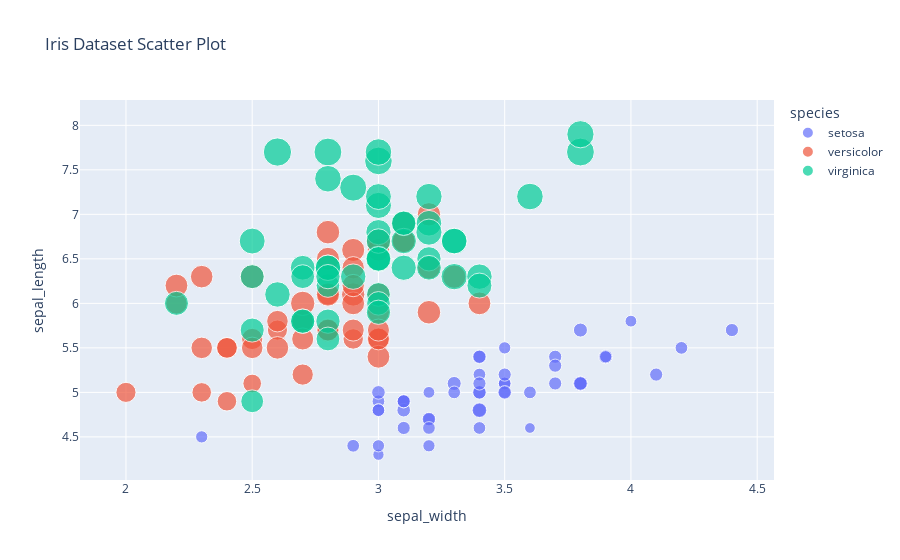

Source (notebook cell):
### Markdown cell above
#### &#9989; **Question 2.3 (6 points)**: Using plotly, create a figure that visualizes your data (or at least some parts of your data). Make sure there are appropriate labels like title, x-axis, and y-axis, etc.

### Code cell
# Put your code here  
# fig=px.scatter(my_plotly_data)
import plotly.express as px

# Load a Plotly dataset (e.g., iris dataset)
df = px.data.iris()

# Create scatter plot
fig = px.scatter(df, x="sepal_width", y="sepal_length", color="species",
                 size="petal_length", hover_data=["petal_width"],
                 title="Iris Dataset Scatter Plot")

# Show plot
fig.show()


#CHATGPT 
# how to create a scatter plot from a plotly dataset
#i ddjusted the variables to align with my selected dataset

### Figure 1 — Plotly figure (JSON) as saved in the notebook; plotly's stock layout.template omitted (floating-point values rounded to 4 significant figures)
{"data": [{"customdata": [[0.2], [0.2], [0.2], [0.2], [0.2], [0.4], [0.3], [0.2], [0.2], [0.1], [0.2], [0.2], [0.1], [0.1], [0.2], [0.4], [0.4], [0.3], [0.3], [0.3], [0.2], [0.4], [0.2], [0.5], [0.2], [0.2], [0.4], [0.2], [0.2], [0.2], [0.2], [0.4], [0.1], [0.2], [0.1], [0.2], [0.2], [0.1], [0.2], [0.2], [0.3], [0.3], [0.2], [0.6], [0.4], [0.3], [0.2], [0.2], [0.2], [0.2]], "hovertemplate": "species=setosa<br>sepal_width=%{x}<br>sepal_length=%{y}<br>petal_length=%{marker.size}<br>petal_width=%{customdata[0]}<extra></extra>", "legendgroup": "setosa", "marker": {"color": "#636efa", "size": [1.4, 1.4, 1.3, 1.5, 1.4, 1.7, 1.4, 1.5, 1.4, 1.5, 1.5, 1.6, 1.4, 1.1, 1.2, 1.5, 1.3, 1.4, 1.7, 1.5, 1.7, 1.5, 1, 1.7, 1.9, 1.6, 1.6, 1.5, 1.4, 1.6, 1.6, 1.5, 1.5, 1.4, 1.5, 1.2, 1.3, 1.5, 1.3, 1.5, 1.3, 1.3, 1.3, 1.6, 1.9, 1.4, 1.6, 1.4, 1.5, 1.4], "sizemode": "area", "sizeref": 0.01725, "symbol": "circle"}, "mode": "markers", "name": "setosa", "orientation": "v", "showlegend": true, "type": "scatter", "x": [3.5, 3, 3.2, 3.1, 3.6, 3.9, 3.4, 3.4, 2.9, 3.1, 3.7, 3.4, 3, 3, 4, 4.4, 3.9, 3.5, 3.8, 3.8, 3.4, 3.7, 3.6, 3.3, 3.4, 3, 3.4, 3.5, 3.4, 3.2, 3.1, 3.4, 4.1, 4.2, 3.1, 3.2, 3.5, 3.1, 3, 3.4, 3.5, 2.3, 3.2, 3.5, 3.8, 3, 3.8, 3.2, 3.7, 3.3], "xaxis": "x", "y": [5.1, 4.9, 4.7, 4.6, 5, 5.4, 4.6, 5, 4.4, 4.9, 5.4, 4.8, 4.8, 4.3, 5.8, 5.7, 5.4, 5.1, 5.7, 5.1, 5.4, 5.1, 4.6, 5.1, 4.8, 5, 5, 5.2, 5.2, 4.7, 4.8, 5.4, 5.2, 5.5, 4.9, 5, 5.5, 4.9, 4.4, 5.1, 5, 4.5, 4.4, 5, 5.1, 4.8, 5.1, 4.6, 5.3, 5], "yaxis": "y"}, {"customdata": [[1.4], [1.5], [1.5], [1.3], [1.5], [1.3], [1.6], [1], [1.3], [1.4], [1], [1.5], [1], [1.4], [1.3], [1.4], [1.5], [1], [1.5], [1.1], [1.8], [1.3], [1.5], [1.2], [1.3], [1.4], [1.4], [1.7], [1.5], [1], [1.1], [1], [1.2], [1.6], [1.5], [1.6], [1.5], [1.3], [1.3], [1.3], [1.2], [1.4], [1.2], [1], [1.3], [1.2], [1.3], [1.3], [1.1], [1.3]], "hovertemplate": "species=versicolor<br>sepal_width=%{x}<br>sepal_length=%{y}<br>petal_length=%{marker.size}<br>petal_width=%{customdata[0]}<extra></extra>", "legendgroup": "versicolor", "marker": {"color": "#EF553B", "size": [4.7, 4.5, 4.9, 4, 4.6, 4.5, 4.7, 3.3, 4.6, 3.9, 3.5, 4.2, 4, 4.7, 3.6, 4.4, 4.5, 4.1, 4.5, 3.9, 4.8, 4, 4.9, 4.7, 4.3, 4.4, 4.8, 5, 4.5, 3.5, 3.8, 3.7, 3.9, 5.1, 4.5, 4.5, 4.7, 4.4, 4.1, 4, 4.4, 4.6, 4, 3.3, 4.2, 4.2, 4.2, 4.3, 3, 4.1], "sizemode": "area", "sizeref": 0.01725, "symbol": "circle"}, "mode": "markers", "name": "versicolor", "orientation": "v", "showlegend": true, "type": "scatter", "x": [3.2, 3.2, 3.1, 2.3, 2.8, 2.8, 3.3, 2.4, 2.9, 2.7, 2, 3, 2.2, 2.9, 2.9, 3.1, 3, 2.7, 2.2, 2.5, 3.2, 2.8, 2.5, 2.8, 2.9, 3, 2.8, 3, 2.9, 2.6, 2.4, 2.4, 2.7, 2.7, 3, 3.4, 3.1, 2.3, 3, 2.5, 2.6, 3, 2.6, 2.3, 2.7, 3, 2.9, 2.9, 2.5, 2.8], "xaxis": "x", "y": [7, 6.4, 6.9, 5.5, 6.5, 5.7, 6.3, 4.9, 6.6, 5.2, 5, 5.9, 6, 6.1, 5.6, 6.7, 5.6, 5.8, 6.2, 5.6, 5.9, 6.1, 6.3, 6.1, 6.4, 6.6, 6.8, 6.7, 6, 5.7, 5.5, 5.5, 5.8, 6, 5.4, 6, 6.7, 6.3, 5.6, 5.5, 5.5, 6.1, 5.8, 5, 5.6, 5.7, 5.7, 6.2, 5.1, 5.7], "yaxis": "y"}, {"customdata": [[2.5], [1.9], [2.1], [1.8], [2.2], [2.1], [1.7], [1.8], [1.8], [2.5], [2], [1.9], [2.1], [2], [2.4], [2.3], [1.8], [2.2], [2.3], [1.5], [2.3], [2], [2], [1.8], [2.1], [1.8], [1.8], [1.8], [2.1], [1.6], [1.9], [2], [2.2], [1.5], [1.4], [2.3], [2.4], [1.8], [1.8], [2.1], [2.4], [2.3], [1.9], [2.3], [2.5], [2.3], [1.9], [2], [2.3], [1.8]], "hovertemplate": "species=virginica<br>sepal_width=%{x}<br>sepal_length=%{y}<br>petal_length=%{marker.size}<br>petal_width=%{customdata[0]}<extra></extra>", "legendgroup": "virginica", "marker": {"color": "#00cc96", "size": [6, 5.1, 5.9, 5.6, 5.8, 6.6, 4.5, 6.3, 5.8, 6.1, 5.1, 5.3, 5.5, 5, 5.1, 5.3, 5.5, 6.7, 6.9, 5, 5.7, 4.9, 6.7, 4.9, 5.7, 6, 4.8, 4.9, 5.6, 5.8, 6.1, 6.4, 5.6, 5.1, 5.6, 6.1, 5.6, 5.5, 4.8, 5.4, 5.6, 5.1, 5.1, 5.9, 5.7, 5.2, 5, 5.2, 5.4, 5.1], "sizemode": "area", "sizeref": 0.01725, "symbol": "circle"}, "mode": "markers", "name": "virginica", "orientation": "v", "showlegend": true, "type": "scatter", "x": [3.3, 2.7, 3, 2.9, 3, 3, 2.5, 2.9, 2.5, 3.6, 3.2, 2.7, 3, 2.5, 2.8, 3.2, 3, 3.8, 2.6, 2.2, 3.2, 2.8, 2.8, 2.7, 3.3, 3.2, 2.8, 3, 2.8, 3, 2.8, 3.8, 2.8, 2.8, 2.6, 3, 3.4, 3.1, 3, 3.1, 3.1, 3.1, 2.7, 3.2, 3.3, 3, 2.5, 3, 3.4, 3], "xaxis": "x", "y": [6.3, 5.8, 7.1, 6.3, 6.5, 7.6, 4.9, 7.3, 6.7, 7.2, 6.5, 6.4, 6.8, 5.7, 5.8, 6.4, 6.5, 7.7, 7.7, 6, 6.9, 5.6, 7.7, 6.3, 6.7, 7.2, 6.2, 6.1, 6.4, 7.2, 7.4, 7.9, 6.4, 6.3, 6.1, 7.7, 6.3, 6.4, 6, 6.9, 6.7, 6.9, 5.8, 6.8, 6.7, 6.7, 6.3, 6.5, 6.2, 5.9], "yaxis": "y"}], "layout": {"legend": {"itemsizing": "constant", "title": {"text": "species"}, "tracegroupgap": 0}, "title": {"text": "Iris Dataset Scatter Plot"}, "xaxis": {"anchor": "y", "domain": [0, 1], "title": {"text": "sepal_width"}}, "yaxis": {"anchor": "x", "domain": [0, 1], "title": {"text": "sepal_length"}}}}
